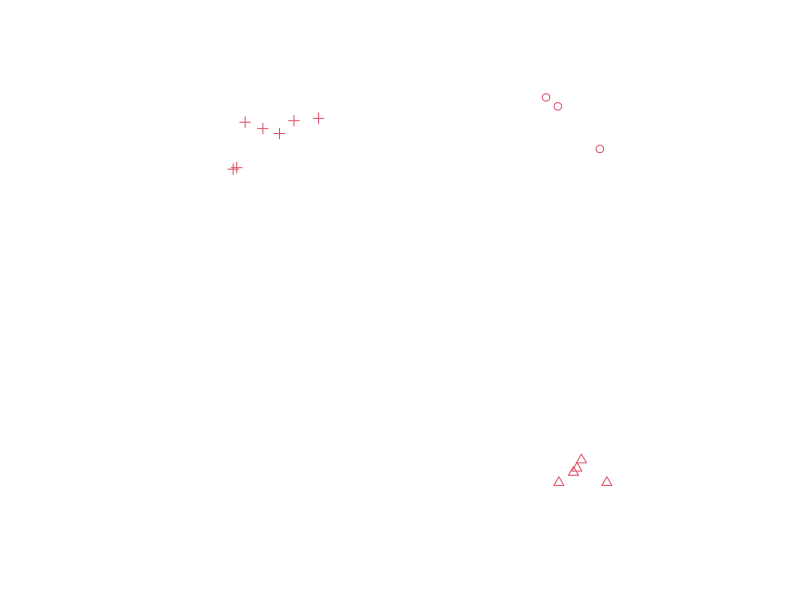
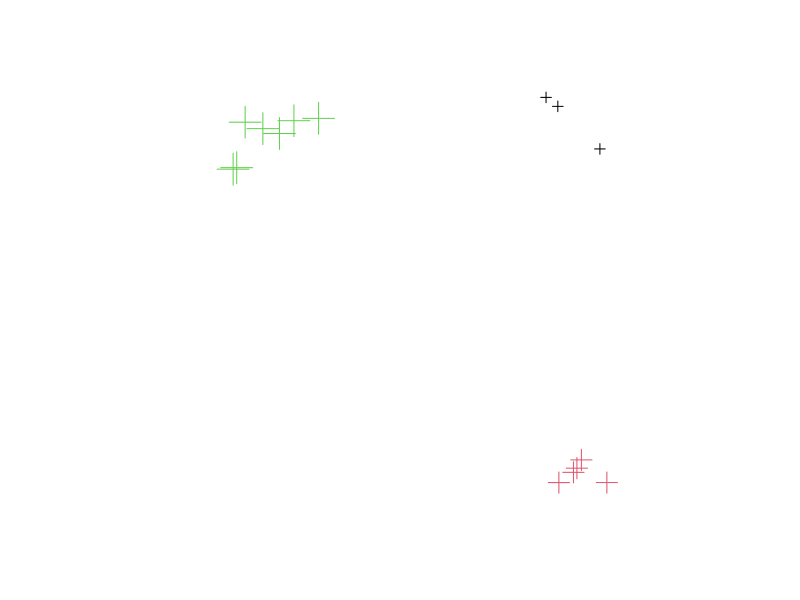

Write the R code that produced these figures, in order. (Note: this script raises an error after producing the figures.)
set.seed(1331)
cl1 = cbind(rnorm(3, 10), rnorm(3, 10))
cl2 = cbind(rnorm(5, 10), rnorm(5,  0))
cl3 = cbind(rnorm(7,  0), rnorm(7, 10))

library(sp)
mp = SpatialMultiPoints(list(cl1, cl2, cl3))
plot(mp, col = 2, cex = 1, pch = 1:3)
mp
mp[1:2]
as(mp, "SpatialPoints")
mp[0,]

print(mp, asWKT=TRUE, digits=3)

mpdf = SpatialMultiPointsDataFrame(list(cl1, cl2, cl3), data.frame(a = 1:3))
mpdf
print(mpdf, asWKT=TRUE, digits=3)
mpdf[0,]

plot(mpdf, col = mpdf$a, cex = 1:3)
as(mpdf, "data.frame")
mpdf[1:2,]
as(mpdf, "SpatialPointsDataFrame")

# aggregate SpatialPointsDataFrame to SpatialMultiPointsDataFrame:
demo(meuse, ask = FALSE, echo = FALSE)
a = aggregate(meuse[c("zinc", "lead")], list(meuse$ffreq))
spplot(a[c("zinc", "lead")])
